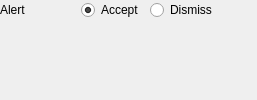
               <widget class="QWidget" name="page_8">
                <layout class="QGridLayout" name="gridLayout_37">
                 <property name="leftMargin">
                  <number>0</number>
                 </property>
                 <property name="topMargin">
                  <number>0</number>
                 </property>
                 <property name="rightMargin">
                  <number>0</number>
                 </property>
                 <property name="bottomMargin">
                  <number>0</number>
                 </property>
                 <item row="0" column="0">
                  <layout class="QGridLayout" name="gridLayout_24">
                   <item row="0" column="0">
                    <widget class="QLabel" name="label_6">
                     <property name="minimumSize">
                      <size>
                       <width>75</width>
                       <height>0</height>
                      </size>
                     </property>
                     <property name="maximumSize">
                      <size>
                       <width>75</width>
                       <height>16777215</height>
                      </size>
                     </property>
                     <property name="text">
                      <string>Alert</string>
                     </property>
                    </widget>
                   </item>
                   <item row="0" column="1">
                    <layout class="QGridLayout" name="gridLayout_23">
                     <item row="0" column="0">
                      <widget class="QRadioButton" name="rb_accept">
                       <property name="text">
                        <string>Accept</string>
                       </property>
                       <property name="checked">
                        <bool>true</bool>
                       </property>
                      </widget>
                     </item>
                     <item row="0" column="1">
                      <widget class="QRadioButton" name="rb_dismiss">
                       <property name="text">
                        <string>Dismiss</string>
                       </property>
                      </widget>
                     </item>
                    </layout>
                   </item>
                   <item row="0" column="2">
                    <spacer name="horizontalSpacer_2">
                     <property name="orientation">
                      <enum>Qt::Horizontal</enum>
                     </property>
                     <property name="sizeHint" stdset="0">
                      <size>
                       <width>40</width>
                       <height>20</height>
                      </size>
                     </property>
                    </spacer>
                   </item>
                  </layout>
                 </item>
                 <item row="1" column="0">
                  <spacer name="verticalSpacer_10">
                   <property name="orientation">
                    <enum>Qt::Vertical</enum>
                   </property>
                   <property name="sizeHint" stdset="0">
                    <size>
                     <width>20</width>
                     <height>40</height>
                    </size>
                   </property>
                  </spacer>
                 </item>
                </layout>
               </widget>
